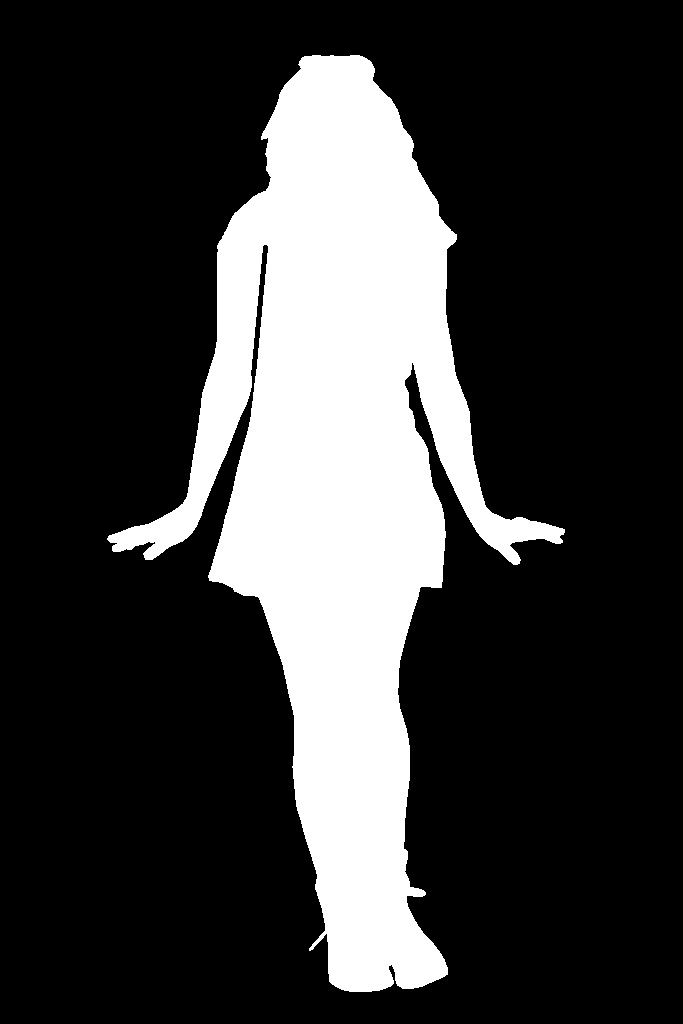
//> input picture p1/data/1.jpg, 683 x 1024 px; the run also reads 1 picture not shown here
$ ./pic2obj   (built with g++ and OpenCV 4)
//> lines starting //> are read from the running program, lines starting //| are printed output that depends on the picture; after the words box and inside, x2 and y2 are one past the last pixel; in counts of white or black regions, pixels touching at a corner belong together

#include <opencv2/core/core.hpp>
#include <opencv2/highgui/highgui.hpp>
#include <opencv2/imgproc/imgproc.hpp>
using namespace cv;

#include <iostream>
using namespace std;

#include <stdlib.h>
#include <stdio.h>

#include "pcl.h"

//间隔多少像素进行采样
static int add_pixels = 5;

// 得到contour
void getContour(Mat src, Mat &dst, Mat &field, Mat &test)
{
	vector<vector<Point> > contours;
	vector<Vec4i> hierarchy;
	findContours( src.clone(), contours, hierarchy, CV_RETR_EXTERNAL , CV_CHAIN_APPROX_NONE );

	dst = Mat::zeros(src.size(), CV_8UC3);
	drawContours( dst, contours, 0, cvScalar(255, 255, 255), 1, 8, hierarchy, 0, Point() );

	field = Mat::zeros(src.size(), CV_8UC3);
	drawContours( field, contours, 0, cvScalar(255, 255, 255), -1, 8, hierarchy, 0, Point() );

	test = Mat::zeros(src.size(), CV_8UC3);
	vector<vector<Point> > contours2;
	vector<Point>contours3;
	for (int i = 0; i< contours[0].size(); i++)
	{
		if (contours[0][i].x % add_pixels == 0
			||contours[0][i].y % add_pixels == 0)
		{
			contours3.push_back(contours[0][i]);
		}

	}

	Mat sasd = Mat::zeros(src.size(), CV_8UC3);
	for (int i = 0; i< contours3.size(); i++)
	{
		circle(sasd, contours3[i], 1, cvScalar(255, 255, 255), 1, 8, 0);
		imshow("as", sasd);
		// waitKey(1);
	}


	contours2.push_back(contours3);
	drawContours( test, contours2, 0, cvScalar(255, 255, 255), 1, 8, hierarchy, 0, Point() );
	imshow("test", test);
	waitKey();

	imshow("src", src);
	imshow("contour", dst);
	imshow("field", field);
	waitKey();
}

bool pointIn(int i, int j, int (*a)[2])
{
	if (a[i][0] == -1)
	{
		return false;
	}

	else if (j < a[i][0])
	{
		return false;
	}
	else if (j > a[i][1])
	{
		return false;
	}
	return true;
}

void getObj(Mat pic_binary, char *name)
{
	Mat countour, field, test;
	getContour(pic_binary, countour, field, test);

	Mat allpoints = Mat::zeros(countour.size(), CV_8UC3);
	for (int i = 0; i< allpoints.rows; i+= add_pixels)
	{
		for (int j=  0; j< allpoints.cols; j+= add_pixels)
		{
			allpoints.at<Vec3b>(i, j) = Vec3b(255, 255, 255);
		}
	}

	for (int i = 0; i< allpoints.rows; i+= add_pixels)
	{
		for (int j=  0; j< allpoints.cols; j+= add_pixels)
		{
			if (field.at<Vec3b>(i, j) == Vec3b(0, 0, 0))
			{
				allpoints.at<Vec3b>(i, j) = Vec3b(0, 0, 0);
			}
		}
	}
	imshow("ponts", allpoints);
	waitKey();

	for (int i = 0; i< allpoints.rows-add_pixels; i+= add_pixels)
	{
		for (int j=  0; j< allpoints.cols-add_pixels; j+= add_pixels)
		{
			if (allpoints.at<Vec3b>(i, j) == Vec3b(255, 255, 255)
				&&allpoints.at<Vec3b>(i+add_pixels, j+add_pixels) == Vec3b(255, 255, 255)
				&&allpoints.at<Vec3b>(i, j+add_pixels) == Vec3b(255, 255, 255))
			{
				allpoints.at<Vec3b>(i, j) = Vec3b(0, 0, 0);
			}
		}
	}

	Mat allcontour = allpoints.clone();
	for (int i = 0; i< allpoints.rows; i+= 1)
	{
		for (int j=  0; j< allpoints.cols; j+= 1)
		{
			if (countour.at<Vec3b>(i, j) == Vec3b(255, 255, 255))
			{
				if (i%5== 0
					|| j%5 == 0)
				{
					allcontour.at<Vec3b>(i, j) = Vec3b(255, 255, 255);
				}

			}
		}
	}
	imshow("contours", allcontour);
	waitKey();
}

int main()
{
	// src and binary
	Mat src = imread("data/1.jpg");
//> src is the input picture: 1024 rows x 683 cols, CV_8UC3; min 0, max 255, mean 58.1
	Mat src_binary = imread("data/1.png", 0);
//> src_binary: 1024 rows x 683 cols, CV_8UC1; 22.8% white; 1 white region
	for (int i = 0; i< src.rows; i++)
	{
		for (int j = 0; j< src.cols; j++)
		{
			if (src_binary.at<uchar>(i, j) != 0)
			{
				src_binary.at<uchar>(i, j) = 255;
			}
		}
	}

	getObj(src_binary, "");
//> in getContour, `findContours( src.clone(), contours, hierarchy, CV_RETR_EXTERNAL , CV_..`: contours = 1 contour; box (x1, y1, x2, y2) and area: (107, 55, 565, 992) 157744
//> in getContour, `drawContours( dst, contours, 0, cvScalar(255, 255, 255), 1, 8, hierarc..`:
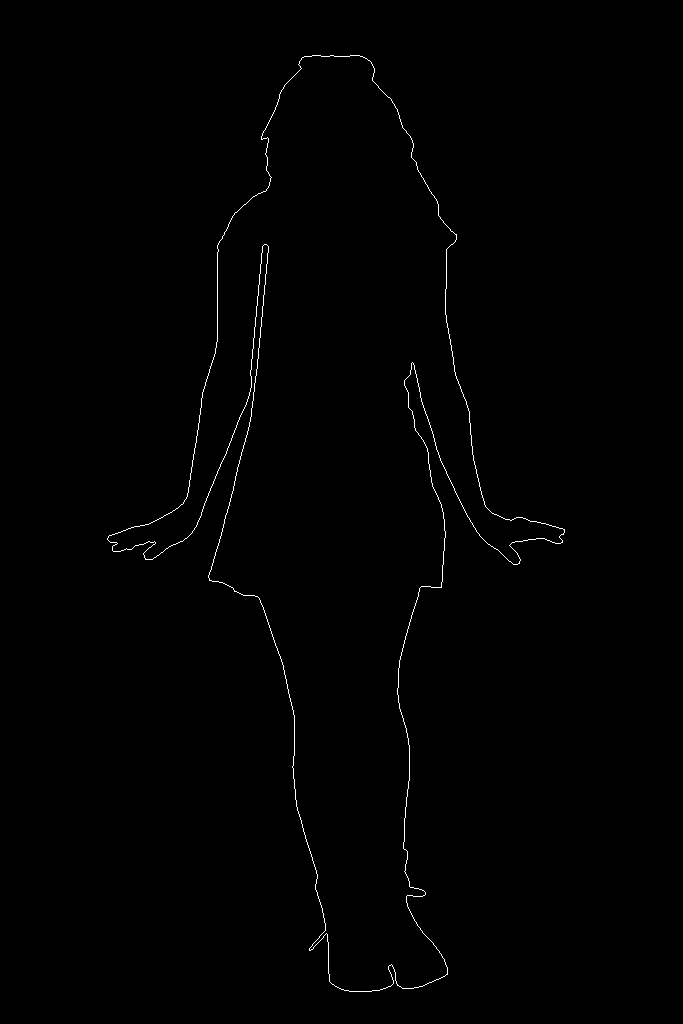
//> dst: 1024 rows x 683 cols, CV_8UC3; 0.5% white in thin lines or dots, all inside (x1, y1, x2, y2) = (107, 55, 565, 992)
//> after the loop in getContour, `for (int i = 0; i< contours[0].size(); i++)`: contours3 = contour of 1202 points, box (x1, y1, x2, y2) (108, 55, 565, 992), area 157721
//> the loop in getContour, `for (int i = 0; i< contours3.size(); i++)` made 1202 passes
//> pass 1, in getContour, `imshow("as", sasd);`:
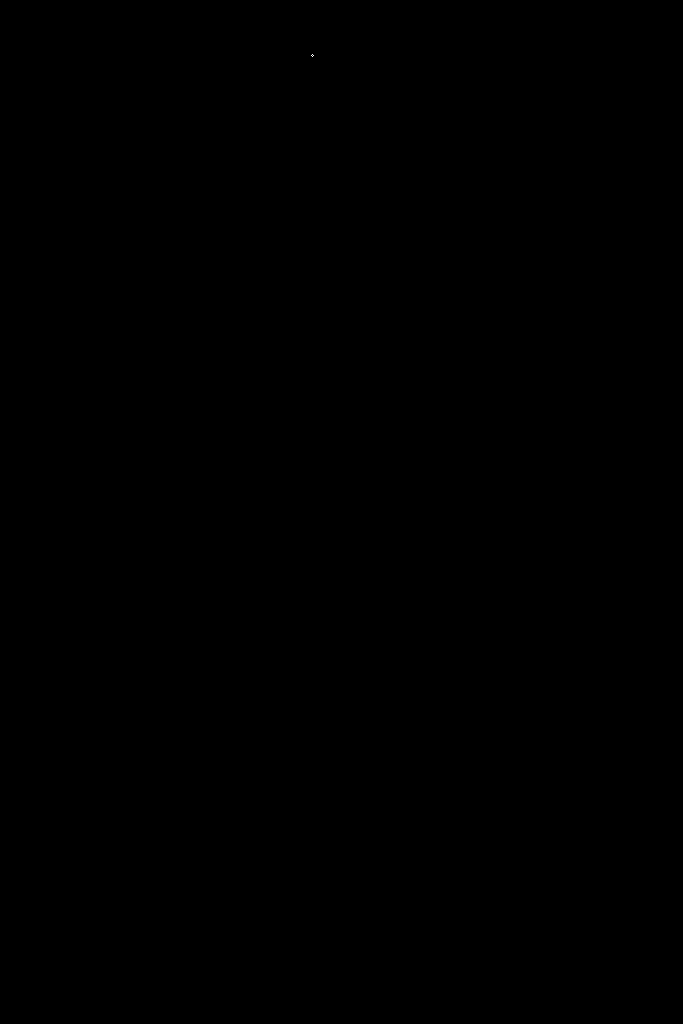
//> window 'as': 1024 rows x 683 cols, CV_8UC3; 0% white in thin lines or dots, all inside (x1, y1, x2, y2) = (311, 54, 314, 57)
//> after the loop in getContour, `for (int i = 0; i< contours3.size(); i++)`:
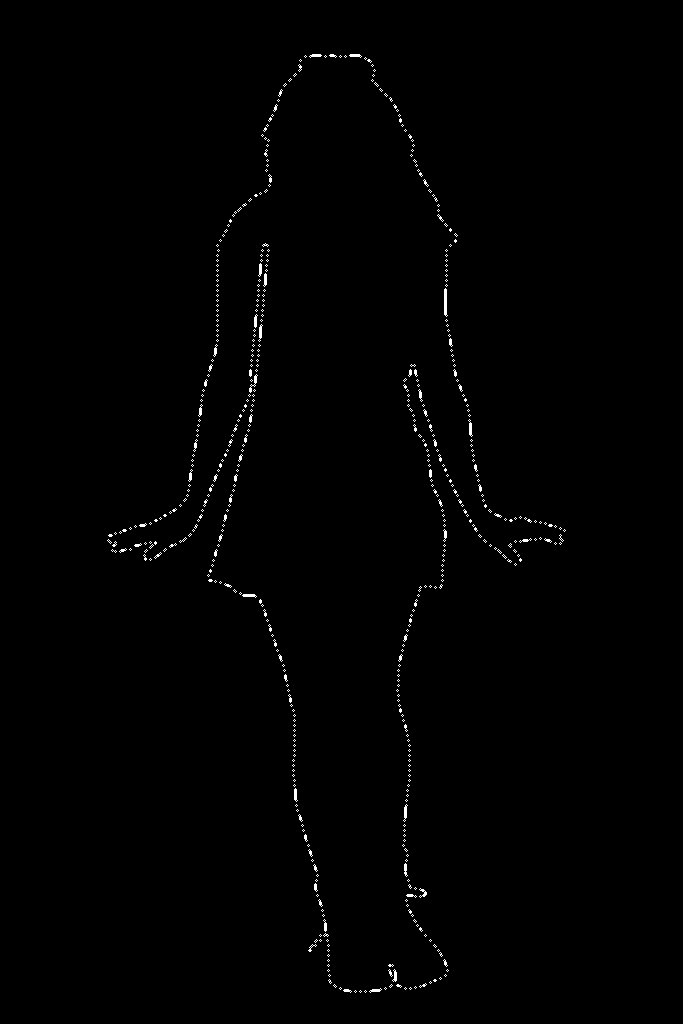
//> sasd: 1024 rows x 683 cols, CV_8UC3; 0.62% white in thin lines or dots, all inside (x1, y1, x2, y2) = (107, 54, 566, 993)
//> in getContour, `contours2.push_back(contours3);`: contours2 = 1 contour; box (x1, y1, x2, y2) and area: (108, 55, 565, 992) 157721
//> in getContour, `drawContours( test, contours2, 0, cvScalar(255, 255, 255), 1, 8, hiera..`: test: 1024 rows x 683 cols, CV_8UC3; 0.49% white in thin lines or dots, all inside (x1, y1, x2, y2) = (108, 55, 565, 992)
//> after the loop in getObj, `for (int i = 0; i< allpoints.rows; i+= add_pixels)`: allpoints: 1024 rows x 683 cols, CV_8UC3; 4% white in thin lines or dots
//> after the loop in getObj, `for (int i = 0; i< allpoints.rows; i+= add_pixels)`:
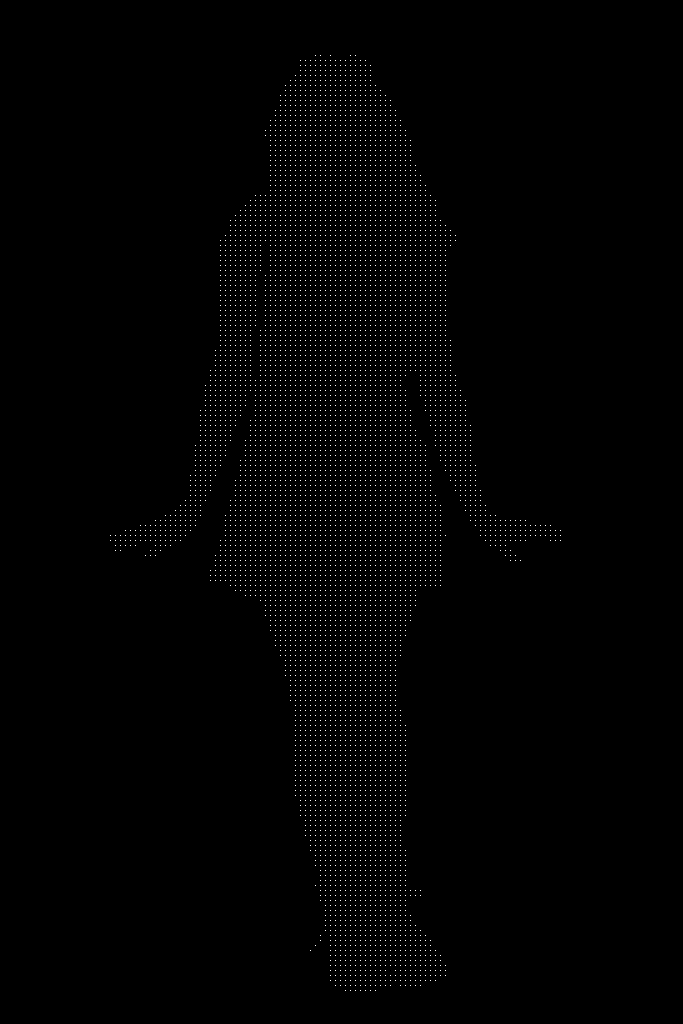
//> allpoints: 1024 rows x 683 cols, CV_8UC3; 0.91% white in thin lines or dots, all inside (x1, y1, x2, y2) = (110, 55, 561, 991)
//> after the loop in getObj, `for (int i = 0; i< allpoints.rows-add_pixels; i+= add_pixels)`:
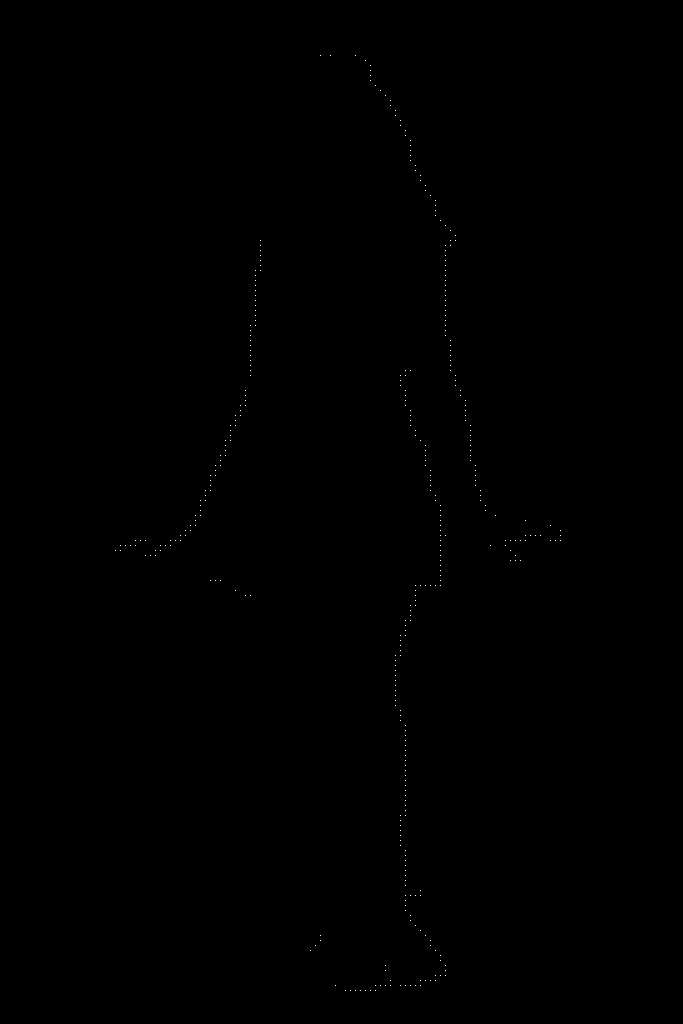
//> allpoints: 1024 rows x 683 cols, CV_8UC3; 0.06% white in thin lines or dots, all inside (x1, y1, x2, y2) = (115, 55, 561, 991)
//> after the loop in getObj, `for (int i = 0; i< allpoints.rows; i+= 1)`:
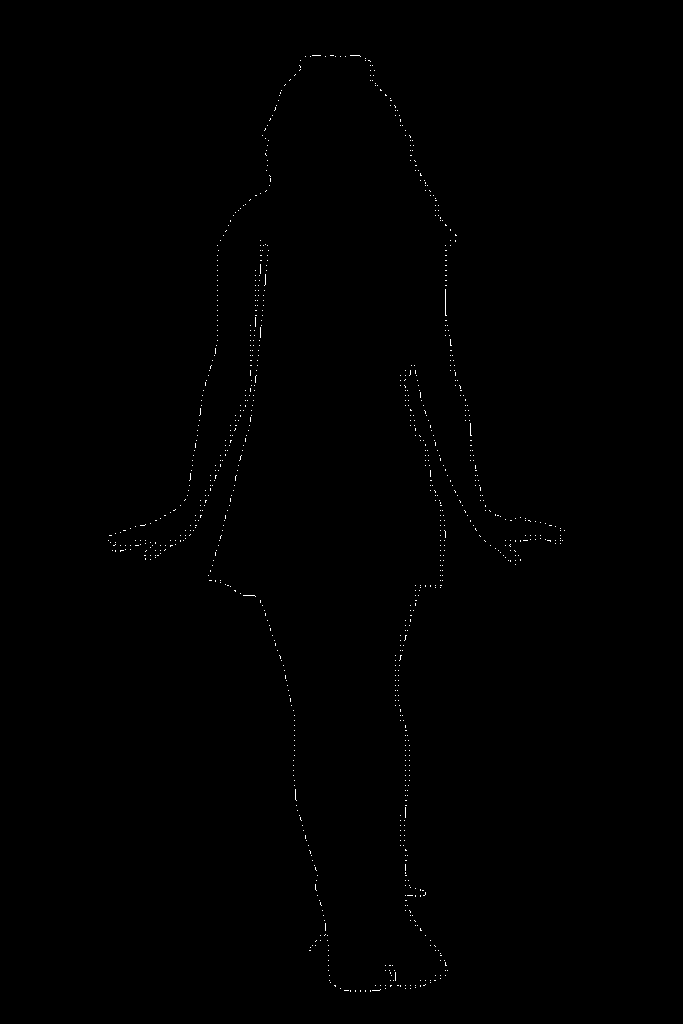
//> allcontour: 1024 rows x 683 cols, CV_8UC3; 0.22% white in thin lines or dots, all inside (x1, y1, x2, y2) = (108, 55, 565, 992)

	testPcl();
//> (this line was passed over: testPcl is not available in this run)

	return 0;
}
